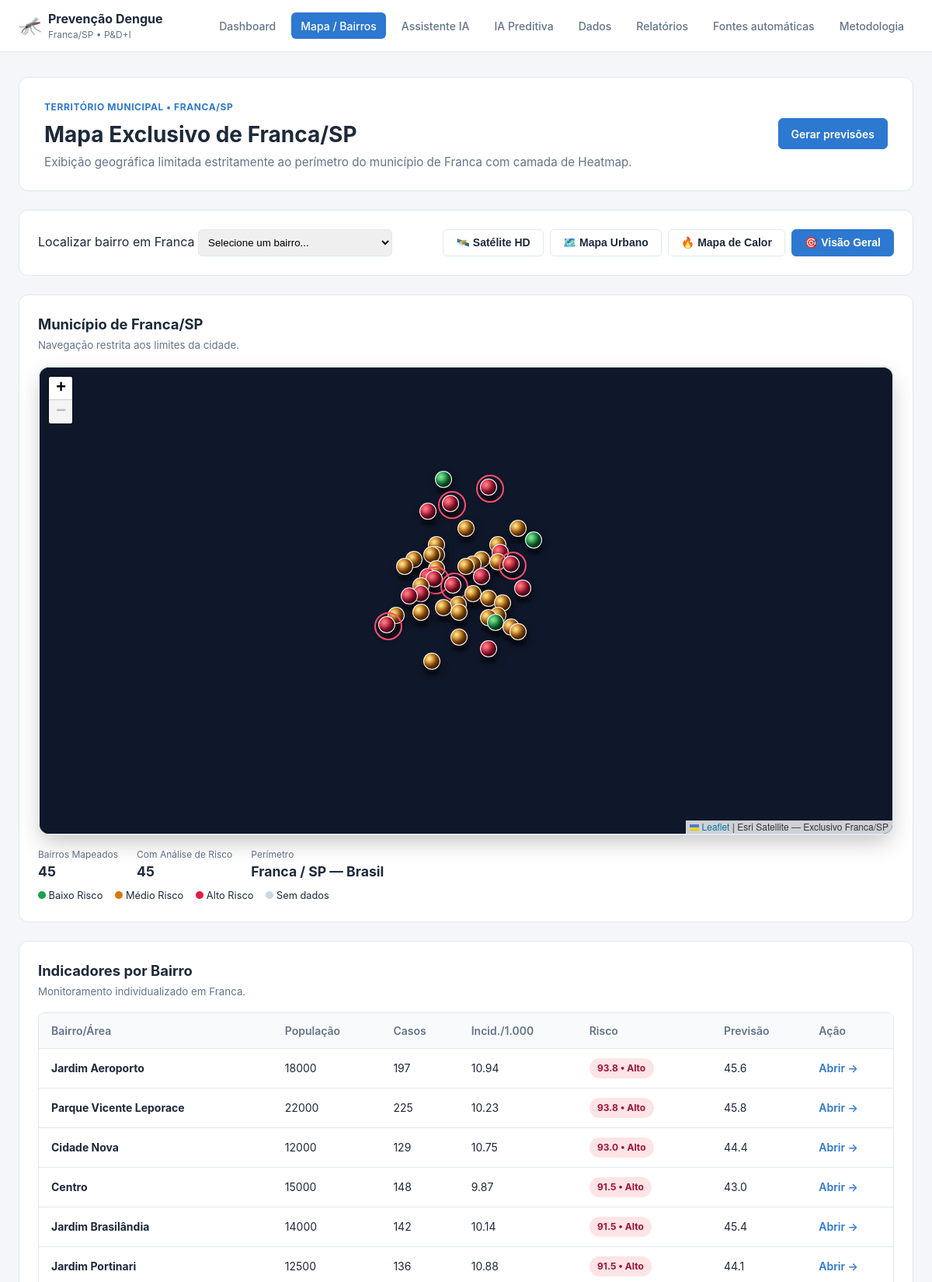
/bairros (upper part), run on the app's committed database.
### tables this page shows
CREATE TABLE bairros (
            id INTEGER PRIMARY KEY AUTOINCREMENT,
            nome TEXT NOT NULL UNIQUE,
            populacao INTEGER
        , codigo_ibge_bairro TEXT, latitude REAL, longitude REAL, populacao_origem TEXT DEFAULT 'manual', geometria_origem TEXT);

CREATE TABLE previsoes (
            id INTEGER PRIMARY KEY AUTOINCREMENT,
            bairro_id INTEGER NOT NULL,
            data_previsao TEXT DEFAULT CURRENT_TIMESTAMP,
            pontuacao_risco REAL NOT NULL,
            classificacao TEXT NOT NULL,
            fatores_principais TEXT,
            metodo TEXT,
            mae_modelo REAL,
            rmse_modelo REAL,
            r2_modelo REAL,
            mae_teste REAL,
            rmse_teste REAL,
            r2_teste REAL,
            registro_referencia_id INTEGER,
            previsao_casos REAL,
            limite_inferior REAL,
            limite_superior REAL,
            probabilidade_aumento REAL,
            horizonte_periodos INTEGER DEFAULT 1,
            observacao TEXT,
            FOREIGN KEY (bairro_id) REFERENCES bairros(id) ON DELETE CASCADE
        );

### app.py (the view)
@app.route("/bairros")
def bairros_page():
    agendar_coleta_automatica(force=False)
    conn = get_db()
    bairros = buscar_resumo_bairros(conn)
    ordem = request.args.get("ordem", "risco")
    if ordem == "incidencia":
        bairros.sort(key=lambda b: (b["incidencia_1000"] is not None, b["incidencia_1000"] or -1), reverse=True)
    elif ordem == "casos":
        bairros.sort(key=lambda b: b["total_casos"], reverse=True)
    elif ordem == "previsao":
        bairros.sort(key=lambda b: b["previsao_casos"] or -1, reverse=True)
    else:
        bairros.sort(key=lambda b: b["pontuacao"] if b["pontuacao"] is not None else -1, reverse=True)
    conn_map = get_db()
    coords = {}
    for r in conn_map.execute("SELECT id, nome, latitude, longitude, geometria_origem FROM bairros").fetchall():
        lat, lon = r["latitude"], r["longitude"]
        ajuste_manual = str(r["geometria_origem"] or "").lower().startswith("ajuste manual")
        dentro_mapa = (
            lat is not None and lon is not None
            and FRANCA_LAT_MIN <= float(lat) <= FRANCA_LAT_MAX
            and FRANCA_LON_MIN <= float(lon) <= FRANCA_LON_MAX
        )
        if not dentro_mapa and not ajuste_manual:
            oficial_c = BAIRROS_COM_COORDENADAS.get(r["nome"])
            if oficial_c:
                lat, lon = oficial_c
                conn_map.execute("UPDATE bairros SET latitude=?, longitude=? WHERE id=?", (lat, lon, r["id"]))
                conn_map.commit()
        coords[r["id"]] = (lat, lon)
    mapa = []
    for b in bairros:
        item = dict(b)
        item["latitude"], item["longitude"] = coords.get(b["id"], (None, None))
        mapa.append(item)
    mapa_geolocalizados = sum(1 for b in mapa if b["latitude"] is not None and b["longitude"] is not None)
    coordenadas_oficiais = {nome: [lat, lon] for nome, (lat, lon) in BAIRROS_COM_COORDENADAS.items()}
    return render_template(
        "bairros.html",
        bairros=bairros,
        mapa=mapa,
        ordem=ordem,
        total_bairros=len(bairros),
        mapa_geolocalizados=mapa_geolocalizados,
        coordenadas_oficiais=coordenadas_oficiais,
    )

### app.py (called while the page is built)
def _configurar_conexao(conn):
    conn.row_factory = sqlite3.Row
    conn.execute(f"PRAGMA busy_timeout = {SQLITE_BUSY_TIMEOUT_MS}")
    conn.execute("PRAGMA foreign_keys = ON")
    try:
        conn.execute("PRAGMA journal_mode = WAL")
    except sqlite3.DatabaseError:
        pass
    return conn

def get_db():
    if "db" not in g:
        g.db = _configurar_conexao(sqlite3.connect(DB_PATH, timeout=30))
    return g.db

@app.teardown_appcontext
def fechar_db(exception=None):
    db = g.pop("db", None)
    if db is not None:
        db.close()

@app.context_processor
def contexto_global():
    def csrf_token():
        token = session.get("_csrf")
        if not token:
            token = secrets.token_urlsafe(32)
            session["_csrf"] = token
        return token
    return {"csrf_token": csrf_token, "status_origem_foco": status_origem_foco}

@app.before_request
def proteger_post():
    if request.method == "POST":
        if request.path.startswith("/api/"):
            return
        enviado = request.form.get("_csrf", "")
        esperado = session.get("_csrf", "")
        if not esperado or not secrets.compare_digest(enviado, esperado):
            abort(400, description="Token de segurança inválido. Recarregue a página e tente novamente.")

def precisa_atualizar_fonte(conn, fonte):
    row = conn.execute(
        "SELECT executado_em, status FROM atualizacoes_fontes WHERE fonte=? ORDER BY id DESC LIMIT 1",
        (fonte,),
    ).fetchone()
    if not row or row["status"] != "sucesso":
        return True
    ultima = _ultima_atualizacao_fonte(conn, fonte)
    if ultima is None:
        return True
    horas = ATUALIZACAO_AUTOMATICA_HORAS
    if fonte == "SINAN/Dengue - Ministério da Saúde":
        horas = ATUALIZACAO_SINAN_HORAS
    elif fonte == "IBGE Censo 2022 / camada de bairros":
        horas = ATUALIZACAO_IBGE_HORAS
    return datetime.now() - ultima > timedelta(hours=horas)

def _ultima_atualizacao_fonte(conn, fonte):
    row = conn.execute(
        "SELECT executado_em FROM atualizacoes_fontes WHERE fonte=? ORDER BY id DESC LIMIT 1",
        (fonte,),
    ).fetchone()
    if not row:
        return None
    try:
        texto = str(row["executado_em"]).strip()
        if texto.endswith("Z"):
            texto = texto[:-1] + "+00:00"
        dt = datetime.fromisoformat(texto)
        if dt.tzinfo is not None:
            dt = dt.replace(tzinfo=None)
        return dt
    except (ValueError, TypeError):
        return None

### templates/bairros.html (shortened to what this page needs)
{% extends "base.html" %}
{% block head_extra %}
<link rel="stylesheet" href="https://unpkg.com/leaflet@1.9.4/dist/leaflet.css">
{% endblock %}
{% block conteudo %}
<section class="hero hero-menor">
  <div>
    <span class="eyebrow">TERRITÓRIO MUNICIPAL • FRANCA/SP</span>
    <h1>Mapa Exclusivo de Franca/SP</h1>
    <p class="subtitulo">Exibição geográfica limitada estritamente ao perímetro do município de Franca com camada de Heatmap.</p>
  </div>
  <a href="{{ url_for('previsao') }}" class="botao botao-primario">Gerar previsões</a>
</section>
<section class="painel">
  <div class="mapa-filtro">
    <label>Localizar bairro em Franca
      <select id="seletorBairro">
        <option value="">Selecione um bairro...</option>
      </select>
    </label>
    <div class="acoes">
      <button class="botao" id="btnVisaoSat" type="button">🛰️ Satélite HD</button>
      <button class="botao" id="btnVisaoVetor" type="button">🗺️ Mapa Urbano</button>
      <button class="botao" id="btnVisaoHeat" type="button">🔥 Mapa de Calor</button>
      <button class="botao botao-primario" id="centralizarMapa" type="button">🎯 Visão Geral</button>
    </div>
  </div>
</section>
<section class="painel mapa-real-painel">
  <div class="painel-cabecalho">
    <div>
      <h2>Município de Franca/SP</h2>
      <small>Navegação restrita aos limites da cidade.</small>
    </div>
  </div>
  <div class="mapa-3d-frame">
    <div id="mapaBairros" class="mapa-leaflet-3d"></div>
  </div>
  <div class="mapa-resumo">
    <div><span>Bairros Mapeados</span><strong>{{ total_bairros }}</strong></div>
    <div><span>Com Análise de Risco</span><strong>{{ bairros|selectattr('pontuacao','ne','none')|list|length }}</strong></div>
    <div><span>Perímetro</span><strong>Franca / SP — Brasil</strong></div>
  </div>
  <div class="mapa-status">
    <span><i class="bolinha verde"></i> Baixo Risco</span>
    <span><i class="bolinha amarelo"></i> Médio Risco</span>
    <span><i class="bolinha vermelho"></i> Alto Risco</span>
    <span><i class="bolinha cinza"></i> Sem dados</span>
  </div>
</section>
<section class="painel">
  <div class="painel-cabecalho">
    <div><h2>Indicadores por Bairro</h2><small>Monitoramento individualizado em Franca.</small></div>
  </div>
  <div class="tabela-scroll">
    <table class="tabela">
      <thead>
        <tr><th>Bairro/Área</th><th>População</th><th>Casos</th><th>Incid./1.000</th><th>Risco</th><th>Previsão</th><th>Ação</th></tr>
      </thead>
      <tbody>
        {% for b in bairros %}
        <tr>
          <td><strong>{{ b.nome }}</strong></td>
          <td>{{ b.populacao or '—' }}</td>
          <td>{{ b.total_casos }}</td>
          <td>{{ b.incidencia_1000 if b.incidencia_1000 is not none else '—' }}</td>
          <td>{% if b.pontuacao is not none %}<span class="selo selo-{{ b.cor }}">{{ '%.1f'|format(b.pontuacao) }} • {{ b.classificacao }}</span>{% else %}—{% endif %}</td>
          <td>{{ '%.1f'|format(b.previsao_casos) if b.previsao_casos is not none else '—' }}</td>
          <td><a class="link-destaque" href="{{ url_for('detalhe_bairro',bairro_id=b.id) }}">Abrir →</a></td>
        </tr>
        {% endfor %}
      </tbody>
    </table>
  </div>
</section>
{% endblock %}

### static/style.css (style rules this page uses)
:root { --primary: #2d78d0; --primary-dark: #1e5cb3; --bg-color: #f4f6f9; --card-bg: #ffffff; --text-main: #1e293b; --text-muted: #64748b; --border-color: #e2e8f0; --red: #e11d48; --yellow: #d97706; --green: #16a34a; --blue: #2563eb; --purple: #7c3aed; --orange: #ea580c; }
* { box-sizing: border-box; margin: 0; padding: 0; }
body { font-family: -apple-system, BlinkMacSystemFont, "Segoe UI", Roboto, Helvetica, Arial, sans-serif; background-color: var(--bg-color); color: var(--text-main); line-height: 1.5; }
.hero { background: #ffffff; border: 1px solid var(--border-color); border-radius: 12px; padding: 2rem; display: flex; justify-content: space-between; align-items: center; gap: 1.5rem; flex-wrap: wrap; }
.hero-menor { padding: 1.5rem 2rem; }
.eyebrow { font-size: 0.75rem; font-weight: 700; color: var(--primary); letter-spacing: 0.05em; text-transform: uppercase; }
.hero h1 { font-size: 1.75rem; margin: 0.25rem 0; color: var(--text-main); }
.subtitulo { color: var(--text-muted); font-size: 0.95rem; }
.painel { background: #ffffff; border: 1px solid var(--border-color); border-radius: 12px; padding: 1.5rem; }
.painel-cabecalho { display: flex; justify-content: space-between; align-items: flex-start; margin-bottom: 1rem; flex-wrap: wrap; gap: 1rem; }
.painel-cabecalho h2 { font-size: 1.15rem; color: var(--text-main); }
.painel-cabecalho small { color: var(--text-muted); display: block; margin-top: 0.2rem; }
.botao { display: inline-flex; align-items: center; justify-content: center; padding: 0.53rem 1rem; font-size: 0.875rem; font-weight: 600; border-radius: 6px; border: 1px solid var(--border-color); background: #ffffff; color: var(--text-main); cursor: pointer; text-decoration: none; transition: background 0.2s; }
.botao-primario { background: var(--primary); color: #ffffff; border-color: var(--primary); }
.link-destaque { color: var(--primary); font-weight: 600; text-decoration: none; font-size: 0.875rem; }
.selo { display: inline-block; padding: 0.25rem 0.65rem; border-radius: 9999px; font-size: 0.75rem; font-weight: 700; white-space: nowrap; }
.selo-vermelho { background: #ffe4e6; color: #9f1239; }
.tabela-scroll { overflow-x: auto; border-radius: 8px; border: 1px solid var(--border-color); }
.tabela { width: 100%; border-collapse: collapse; text-align: left; font-size: 0.875rem; white-space: nowrap; }
.tabela th, .tabela td { padding: 0.75rem 1rem; border-bottom: 1px solid var(--border-color); }
.tabela th { background: #f8fafc; color: var(--text-muted); font-weight: 600; }
.acoes { display: flex; gap: 0.5rem; }
.mapa-filtro { display: flex; justify-content: space-between; align-items: flex-end; flex-wrap: wrap; gap: 1rem; }
.mapa-filtro select { padding: 0.5rem; border: 1px solid var(--border-color); border-radius: 6px; min-width: 250px; }
.mapa-resumo { display: flex; gap: 1.5rem; margin-top: 1rem; flex-wrap: wrap; }
.mapa-resumo div { display: flex; flex-direction: column; }
.mapa-resumo span { font-size: 0.75rem; color: var(--text-muted); }
.mapa-resumo strong { font-size: 1.1rem; }
.mapa-status { display: flex; gap: 1rem; margin-top: 0.5rem; font-size: 0.8rem; align-items: center; }
.bolinha { display: inline-block; width: 10px; height: 10px; border-radius: 50%; }
.bolinha.verde { background: var(--green); }
.bolinha.amarelo { background: var(--yellow); }
.bolinha.vermelho { background: var(--red); }
.bolinha.cinza { background: #cbd5e1; }

### templates/bairros.html (style rules this page uses)
.mapa-3d-frame { position: relative; width: 100%; border-radius: 14px; overflow: hidden; border: 2px solid var(--border-color); box-shadow: 0 12px 30px -5px rgba(0, 0, 0, 0.25); background: #0f172a; }
.mapa-leaflet-3d { height: 600px; width: 100%; background: #0f172a; }

### data on the page
bairros: nome "Jardim Aeroporto", populacao "18000"
previsoes: pontuacao "93.8", classificacao "Alto", previsao_casos "45.6"
bairros: nome "Parque Vicente Leporace", populacao "22000"
previsoes: pontuacao "93.8", classificacao "Alto", previsao_casos "45.8"
bairros: nome "Cidade Nova", populacao "12000"
previsoes: pontuacao "93.0", classificacao "Alto", previsao_casos "44.4"
bairros: nome "Centro", populacao "15000"
previsoes: pontuacao "91.5", classificacao "Alto", previsao_casos "43.0"
bairros: nome "Jardim Brasilândia", populacao "14000"
previsoes: pontuacao "91.5", classificacao "Alto", previsao_casos "45.4"
bairros: nome "Jardim Portinari", populacao "12500"
previsoes: pontuacao "91.5", classificacao "Alto", previsao_casos "44.1"

### other printed values
{{ total_bairros }} "45"
{{ bairros|selectattr('pontuacao','ne','none')|list|length }} "45"
{{ b.total_casos }} "197" "225" "129" "148" "142" "136"
{{ b.incidencia_1000 if b.incidencia_1000 is not none else '—' }} "10.94" "10.23" "10.75" "9.87" "10.14" "10.88"
